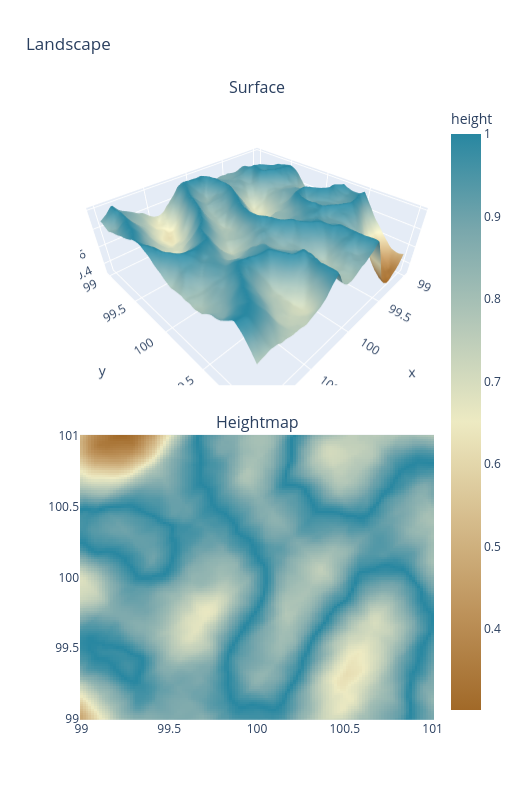

This figure's notebook cell:
### Code cell
import plotly.graph_objects as go
from plotly.subplots import make_subplots


def evaluate_on_grid(
    model, offset=(0, 0), x_range=(-1, 1), y_range=(-1, 1), resolution=128
):
    x = offset[0] + np.linspace(x_range[0], x_range[1], resolution)
    y = offset[1] + np.linspace(y_range[0], y_range[1], resolution)
    xx, yy = np.meshgrid(x, y)
    grid = np.stack([xx.flatten(), yy.flatten()], axis=-1)

    with torch.no_grad():
        inputs = torch.from_numpy(grid).float()
        raw = model(inputs).detach().cpu().numpy()
        if raw.ndim == 2 and raw.shape[1] == 1:
            raw = raw[:, 0]
        elif raw.ndim != 1:
            raise ValueError(
                f"Model must return one value per grid point, got shape {raw.shape}"
            )
        outputs = raw.reshape(resolution, resolution)

    return x, y, xx, yy, outputs


def plot_landscape(x, y, xx, yy, outputs):
    fig = make_subplots(
        rows=2,
        cols=1,
        specs=[[{"type": "surface"}], [{"type": "heatmap"}]],
        subplot_titles=("Surface", "Heightmap"),
        vertical_spacing=0.08,
    )

    fig.add_trace(
        go.Surface(z=outputs, x=xx, y=yy, colorscale="Earth", showscale=False),
        row=1,
        col=1,
    )
    fig.add_trace(
        go.Heatmap(
            z=outputs, x=x, y=y, colorscale="Earth", colorbar=dict(title="height")
        ),
        row=2,
        col=1,
    )

    fig.update_xaxes(title_text="x", row=1, col=1)
    fig.update_yaxes(title_text="y", row=1, col=1)
    fig.update_scenes(xaxis_title="x", yaxis_title="y", zaxis_title="height")
    fig.update_layout(height=800, width=520, title="Landscape")
    fig.show()


offset = (100, 100)
x, y, xx, yy, rawheight = evaluate_on_grid(mountain_noise, offset)
plot_landscape(x, y, xx, yy, rawheight)

### Figure 1 — Plotly figure (JSON) as saved in the notebook; plotly's stock layout.template omitted (floating-point values rounded to 4 significant figures; data arrays with more than 128 entries replaced by an {"elided": "..."} marker saying what was removed)
{"data": [{"colorscale": [[0, "rgb(161, 105, 40)"], [0.1667, "rgb(189, 146, 90)"], [0.3333, "rgb(214, 189, 141)"], [0.5, "rgb(237, 234, 194)"], [0.6667, "rgb(181, 200, 184)"], [0.8333, "rgb(121, 167, 172)"], [1, "rgb(40, 135, 161)"]], "scene": "scene", "showscale": false, "type": "surface", "x": {"elided": "128x128 float values"}, "y": {"elided": "128x128 float values"}, "z": {"elided": "128x128 float values"}}, {"colorbar": {"title": {"text": "height"}}, "colorscale": [[0, "rgb(161, 105, 40)"], [0.1667, "rgb(189, 146, 90)"], [0.3333, "rgb(214, 189, 141)"], [0.5, "rgb(237, 234, 194)"], [0.6667, "rgb(181, 200, 184)"], [0.8333, "rgb(121, 167, 172)"], [1, "rgb(40, 135, 161)"]], "type": "heatmap", "x": [99.0, 99.02, 99.03, 99.05, 99.06, 99.08, 99.09, 99.11, 99.13, 99.14, 99.16, 99.17, 99.19, 99.2, 99.22, 99.24, 99.25, 99.27, 99.28, 99.3, 99.31, 99.33, 99.35, 99.36, 99.38, 99.39, 99.41, 99.43, 99.44, 99.46, 99.47, 99.49, 99.5, 99.52, 99.54, 99.55, 99.57, 99.58, 99.6, 99.61, 99.63, 99.65, 99.66, 99.68, 99.69, 99.71, 99.72, 99.74, 99.76, 99.77, 99.79, 99.8, 99.82, 99.83, 99.85, 99.87, 99.88, 99.9, 99.91, 99.93, 99.94, 99.96, 99.98, 99.99, 100.0, 100.0, 100.0, 100.1, 100.1, 100.1, 100.1, 100.1, 100.1, 100.1, 100.2, 100.2, 100.2, 100.2, 100.2, 100.2, 100.3, 100.3, 100.3, 100.3, 100.3, 100.3, 100.4, 100.4, 100.4, 100.4, 100.4, 100.4, 100.4, 100.5, 100.5, 100.5, 100.5, 100.5, 100.5, 100.6, 100.6, 100.6, 100.6, 100.6, 100.6, 100.7, 100.7, 100.7, 100.7, 100.7, 100.7, 100.7, 100.8, 100.8, 100.8, 100.8, 100.8, 100.8, 100.9, 100.9, 100.9, 100.9, 100.9, 100.9, 101.0, 101.0, 101.0, 101.0], "xaxis": "x", "y": [99.0, 99.02, 99.03, 99.05, 99.06, 99.08, 99.09, 99.11, 99.13, 99.14, 99.16, 99.17, 99.19, 99.2, 99.22, 99.24, 99.25, 99.27, 99.28, 99.3, 99.31, 99.33, 99.35, 99.36, 99.38, 99.39, 99.41, 99.43, 99.44, 99.46, 99.47, 99.49, 99.5, 99.52, 99.54, 99.55, 99.57, 99.58, 99.6, 99.61, 99.63, 99.65, 99.66, 99.68, 99.69, 99.71, 99.72, 99.74, 99.76, 99.77, 99.79, 99.8, 99.82, 99.83, 99.85, 99.87, 99.88, 99.9, 99.91, 99.93, 99.94, 99.96, 99.98, 99.99, 100.0, 100.0, 100.0, 100.1, 100.1, 100.1, 100.1, 100.1, 100.1, 100.1, 100.2, 100.2, 100.2, 100.2, 100.2, 100.2, 100.3, 100.3, 100.3, 100.3, 100.3, 100.3, 100.4, 100.4, 100.4, 100.4, 100.4, 100.4, 100.4, 100.5, 100.5, 100.5, 100.5, 100.5, 100.5, 100.6, 100.6, 100.6, 100.6, 100.6, 100.6, 100.7, 100.7, 100.7, 100.7, 100.7, 100.7, 100.7, 100.8, 100.8, 100.8, 100.8, 100.8, 100.8, 100.9, 100.9, 100.9, 100.9, 100.9, 100.9, 101.0, 101.0, 101.0, 101.0], "yaxis": "y", "z": {"elided": "128x128 float values"}}], "layout": {"annotations": [{"font": {"size": 16}, "showarrow": false, "text": "Surface", "x": 0.5, "xanchor": "center", "xref": "paper", "y": 1, "yanchor": "bottom", "yref": "paper"}, {"font": {"size": 16}, "showarrow": false, "text": "Heightmap", "x": 0.5, "xanchor": "center", "xref": "paper", "y": 0.46, "yanchor": "bottom", "yref": "paper"}], "height": 800, "scene": {"domain": {"x": [0, 1], "y": [0.54, 1]}, "xaxis": {"title": {"text": "x"}}, "yaxis": {"title": {"text": "y"}}, "zaxis": {"title": {"text": "height"}}}, "title": {"text": "Landscape"}, "width": 520, "xaxis": {"anchor": "y", "domain": [0, 1]}, "yaxis": {"anchor": "x", "domain": [0, 0.46]}}}
